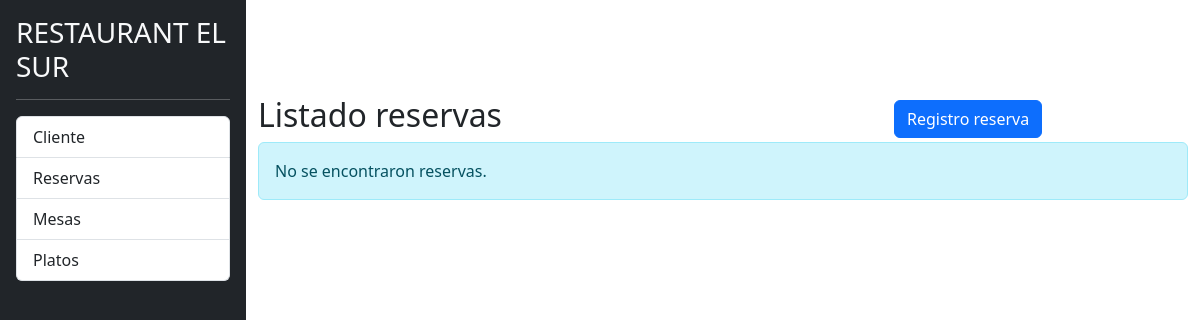
Before: /listado_reservas.php with the older database file.
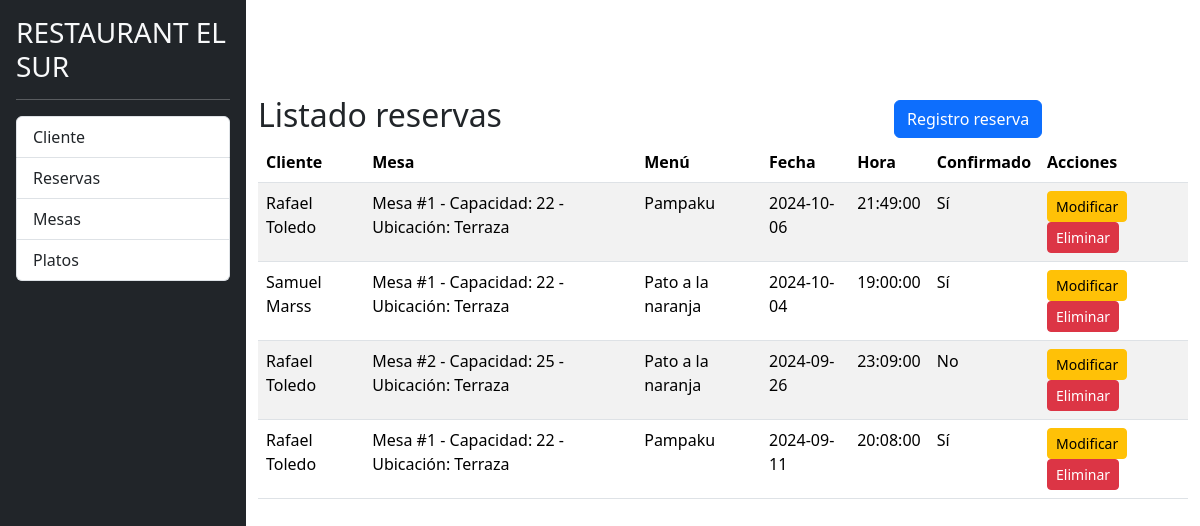
After: the same page with the newer database file.
### tables this page shows
CREATE TABLE `reservas` (
  `id` int(11) NOT NULL,
  `cliente_id` int(11) DEFAULT NULL,
  `mesa_id` int(11) DEFAULT NULL,
  `menu_id` int(11) DEFAULT NULL,
  `hora_reserva` time NOT NULL DEFAULT curtime(),
  `fecha_reserva` date NOT NULL DEFAULT curdate(),
  `confirmado` tinyint(1) DEFAULT 0
);

CREATE TABLE `clientes` (
  `id` int(11) NOT NULL,
  `nombre` varchar(255) NOT NULL,
  `correo_electronico` varchar(255) NOT NULL,
  `telefono` varchar(255) DEFAULT NULL
);

CREATE TABLE `mesas` (
  `id` int(11) NOT NULL,
  `numero_mesa` int(11) NOT NULL,
  `capacidad` int(11) NOT NULL,
  `ubicacion` varchar(255) DEFAULT NULL
);

CREATE TABLE `menus` (
  `id` int(11) NOT NULL,
  `nombre` varchar(255) NOT NULL,
  `descripcion` varchar(255) DEFAULT NULL,
  `url_imagen` varchar(255) DEFAULT NULL
);

### listado_reservas.php (the view, shortened to what this page needs)
<?php
include 'php/conexion.php';
$sql = "SELECT
            reservas.id AS reserva_id,
            clientes.nombre AS cliente_nombre,
            mesas.numero_mesa AS mesa_numero,
            mesas.capacidad AS mesa_capacidad,
            mesas.ubicacion AS mesa_ubicacion,
            menus.nombre AS menu_nombre,
            reservas.hora_reserva,
            reservas.fecha_reserva,
            reservas.confirmado
        FROM reservas
        JOIN clientes ON reservas.cliente_id = clientes.id
        JOIN mesas ON reservas.mesa_id = mesas.id
        JOIN menus ON reservas.menu_id = menus.id";
$resultado = $conn->query($sql);
?>
<!DOCTYPE html>
<html lang="es">
<head>
    <link rel="stylesheet" href="css/bootstrap.min.css">
    <link rel="stylesheet" href="css/styles.css" />
</head>
<body>
    <div class="d-flex">
        <div class="bg-dark border-rigth p-3" id="sidebar">
            <h3 class="text-light">RESTAURANT EL SUR</h3>
            <hr class="text-white" />
            <div class="list-group list-reset">
                <a href="listado_clientes.php" class="list-group-item list-group-item-action">Cliente</a>
                <a href="listado_reservas.php" class="list-group-item list-group-item-action">Reservas</a>
                <a href="listado_mesas.php" class="list-group-item list-group-item-action">Mesas</a>
                <a href="listado_menus.php" class="list-group-item list-group-item-action">Platos</a>
            </div>
        </div>
        <div class="container mt-5">
            <div class="row align-items-center mt-5">
                <div class="col-md-8">
                    <h2>Listado reservas</h2>
                </div>
                <div class="col-md-4 text-right ml-auto">
                    <a href="registro_reserva.php" class="btn btn-primary">Registro reserva</a>
                </div>
            </div>
            <?php if ($resultado->num_rows > 0): ?>
                <table class="table table-striped">
                    <thead>
                        <tr>
                            <th>Cliente</th>
                            <th>Mesa</th>
                            <th>Menú</th>
                            <th>Fecha</th>
                            <th>Hora</th>
                            <th>Confirmado</th>
                            <th>Acciones</th>
                        </tr>
                    </thead>
                    <tbody>
                        <?php while ($fila = $resultado->fetch_assoc()): ?>
                            <tr>
                                <td><?php echo $fila['cliente_nombre']; ?></td>
                                <td>
                                    Mesa #<?php echo $fila['mesa_numero']; ?> - Capacidad: <?php echo $fila['mesa_capacidad']; ?> - Ubicación: <?php echo ucfirst($fila['mesa_ubicacion']); ?>
                                </td>
                                <td><?php echo $fila['menu_nombre']; ?></td>
                                <td><?php echo $fila['fecha_reserva']; ?></td>
                                <td><?php echo $fila['hora_reserva']; ?></td>
                                <td><?php echo $fila['confirmado'] ? 'Sí' : 'No'; ?></td>
                                <td>
                                    <a href="modificar_reserva.php?id=<?php echo $fila['reserva_id']; ?>" class="btn btn-warning btn-sm">Modificar</a>
                                    <a href="eliminar_reserva.php?id=<?php echo $fila['reserva_id']; ?>" class="btn btn-danger btn-sm" onclick="return confirm('¿Estás seguro de que deseas eliminar esta reserva?');">Eliminar</a>
                                </td>
                            </tr>
                        <?php endwhile; ?>
                    </tbody>
                </table>
            <?php else: ?>
                <div class="alert alert-info">No se encontraron reservas.</div>
            <?php endif; ?>
        </div>
</body>
</html>

Changed rows visible on the page:
added reservas: cliente.nombre "Rafael Toledo", mesa.numero_mesa "1", mesa.capacidad "22", mesa.ubicacion "Terraza", menu.nombre "Pampaku", fecha_reserva "2024-10-06", hora_reserva "21:49:00", confirmado "Sí"
added reservas: cliente.nombre "Samuel Marss", mesa.numero_mesa "1", mesa.capacidad "22", mesa.ubicacion "Terraza", menu.nombre "Pato a la naranja", fecha_reserva "2024-10-04", hora_reserva "19:00:00", confirmado "Sí"
added reservas: cliente.nombre "Rafael Toledo", mesa.numero_mesa "2", mesa.capacidad "25", mesa.ubicacion "Terraza", menu.nombre "Pato a la naranja", fecha_reserva "2024-09-26", hora_reserva "23:09:00", confirmado "No"
added reservas: cliente.nombre "Rafael Toledo", mesa.numero_mesa "1", mesa.capacidad "22", mesa.ubicacion "Terraza", menu.nombre "Pampaku", fecha_reserva "2024-09-11", hora_reserva "20:08:00", confirmado "Sí"
Other visible differences:
text no longer shown: "No se encontraron reservas."
text now shown: "Cliente Mesa Menú Fecha Hora Confirmado Acciones"
